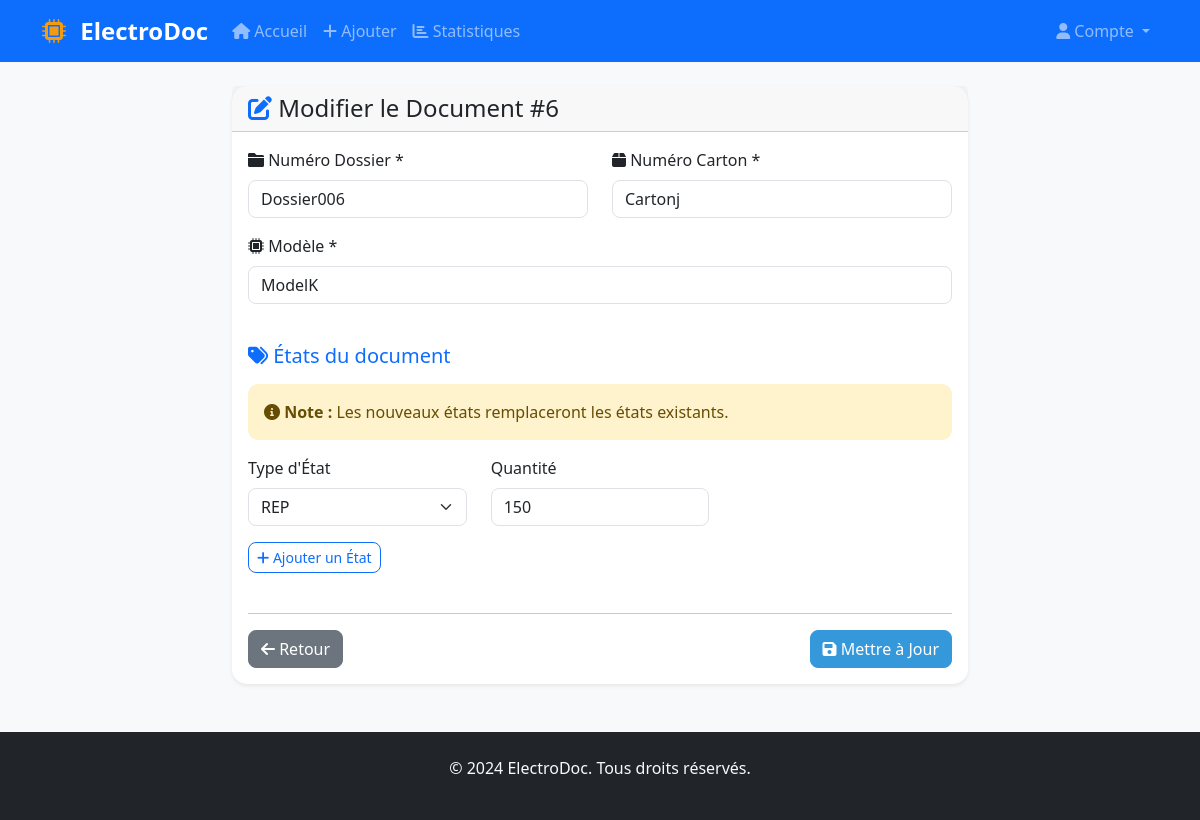
/edit/6 (signed in), run on the app's committed database.
### app.py (models this page shows, shortened)
class Document(db.Model):
    __tablename__ = 'documents'
    id = db.Column(db.Integer, primary_key=True)
    numero_dossier = db.Column(db.String(100), nullable=False, unique=True)
    numero_carton = db.Column(db.String(100), nullable=False)
    modele = db.Column(db.String(100), nullable=False)
    states = db.relationship('DocumentState', backref='document', lazy='dynamic', cascade='all, delete-orphan')

class DocumentState(db.Model):
    __tablename__ = 'document_states'
    id = db.Column(db.Integer, primary_key=True)
    document_id = db.Column(db.Integer, db.ForeignKey('documents.id'), nullable=False)
    state_type = db.Column(db.String(50), nullable=False)
    sub_state = db.Column(db.String(200))
    quantity = db.Column(db.Integer, nullable=True)
    def get_sub_states(self):
        return self.sub_state.split(',') if self.sub_state else []

### app.py (the view, shortened to what this page needs)
@app.route('/edit/<int:id>', methods=['GET', 'POST'])
def edit_document(id):
    if not is_logged_in():
        return redirect(url_for('auth.login'))
    document = Document.query.get_or_404(id)
    etats = [{'id': etat, 'nom': etat} for etat in ALL_ETATS]
    selected_etats = [state.state_type for state in document.states]
    return render_template('edit_document.html', document=document, etats=etats, selected_etats=selected_etats)

### app.py (called while the page is built)
def is_logged_in():
    return 'user_id' in session

### templates/edit_document.html (shortened to what this page needs)
{% extends "base.html" %}
{% block content %}
<div class="row justify-content-center">
  <div class="col-md-8">
    <div class="card">
      <div class="card-header">
        <h4 class="card-title mb-0">
          <i class="fas fa-edit text-primary"></i> Modifier le Document #{{ document.id }}
        </h4>
      </div>
      <div class="card-body">
        <form method="POST">
          <div class="row mb-4">
            <div class="col-md-6 mb-3">
              <label for="numero_dossier" class="form-label">
                <i class="fas fa-folder"></i> Numéro Dossier *
              </label>
              <input type="text" class="form-control" id="numero_dossier" name="numero_dossier"
                     value="{{ document.numero_dossier }}" required>
            </div>
            <div class="col-md-6 mb-3">
              <label for="numero_carton" class="form-label">
                <i class="fas fa-box"></i> Numéro Carton *
              </label>
              <input type="text" class="form-control" id="numero_carton" name="numero_carton"
                     value="{{ document.numero_carton }}" required>
            </div>
            <div class="col-12 mb-3">
              <label for="modele" class="form-label">
                <i class="fas fa-microchip"></i> Modèle *
              </label>
              <input type="text" class="form-control" id="modele" name="modele"
                     value="{{ document.modele }}" required>
            </div>
          </div>
          <div class="row mb-4">
            <div class="col-12">
              <h5 class="text-primary mb-3">
                <i class="fas fa-tags"></i> États du document
              </h5>
              <div class="alert alert-warning">
                <i class="fas fa-info-circle"></i>
                <strong>Note :</strong> Les nouveaux états remplaceront les états existants.
              </div>
              <div id="states-container">
                {% for state in document.states %}
                  {% set sub_states = state.get_sub_states() %}
                  <div class="state-row row mb-3">
                    <div class="col-md-4">
                      <label class="form-label">Type d'État</label>
                      <select class="form-select state-type" name="etats" required>
                        {% for etat in etats %}
                          <option value="{{ etat.id }}" {% if etat.id == state.state_type %}selected{% endif %}>
                            {{ etat.nom }}
                          </option>
                        {% endfor %}
                      </select>
                    </div>
                    <div class="col-md-4">
                      <label class="form-label">Quantité</label>
                      <input type="number" class="form-control" name="quantities"
                             value="{{ state.quantity or 1 }}" min="1" required>
                    </div>
                    <div class="col-md-4 d-flex align-items-end">
                    </div>
                  </div>
                {% endfor %}
              </div>
              <button type="button" class="btn btn-outline-primary btn-sm" id="add-state-btn">
                <i class="fas fa-plus"></i> Ajouter un État
              </button>
            </div>
          </div>
          <div class="row">
            <div class="col-12">
              <hr>
              <div class="d-flex justify-content-between">
                <a href="{{ url_for('dashboard') }}" class="btn btn-secondary">
                  <i class="fas fa-arrow-left"></i> Retour
                </a>
                <button type="submit" class="btn btn-primary">
                  <i class="fas fa-save"></i> Mettre à Jour
                </button>
              </div>
            </div>
          </div>
        </form>
      </div>
    </div>
  </div>
</div>
{% endblock %}

### templates/base.html (style rules this page uses)
:root { --primary-color: #2c3e50; --secondary-color: #3498db; --success-color: #27ae60; --warning-color: #f39c12; --danger-color: #e74c3c; }
body { background-color: #f8f9fa; font-family: 'Segoe UI', Tahoma, Geneva, Verdana, sans-serif; }
.card { border: none; border-radius: 15px; box-shadow: 0 0.125rem 0.25rem rgba(0, 0, 0, 0.075); transition: all 0.3s ease; }
.btn { border-radius: 8px; font-weight: 500; transition: all 0.3s ease; }
.btn-primary { background-color: var(--secondary-color); border-color: var(--secondary-color); }
.alert { border-radius: 10px; border: none; }
.form-control, .form-select { border-radius: 8px; border: 1px solid #dee2e6; }

### data on the page
Document: id "6", numero_dossier "Dossier006", numero_carton "Cartonj", modele "ModelK"
DocumentState: etats "REP", quantities "150"
